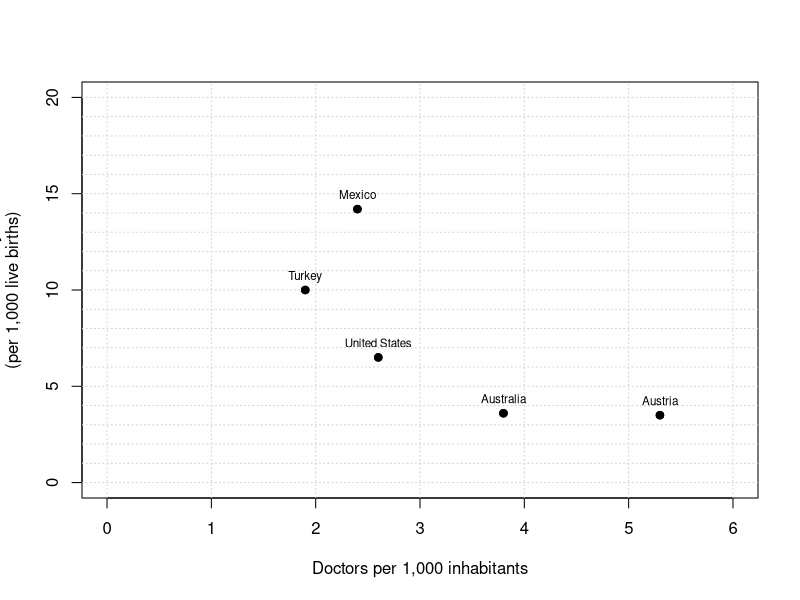
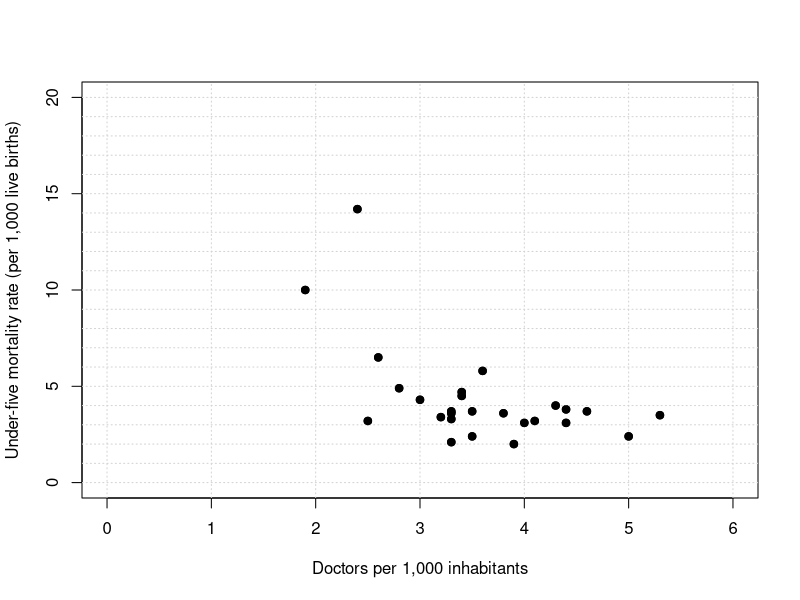
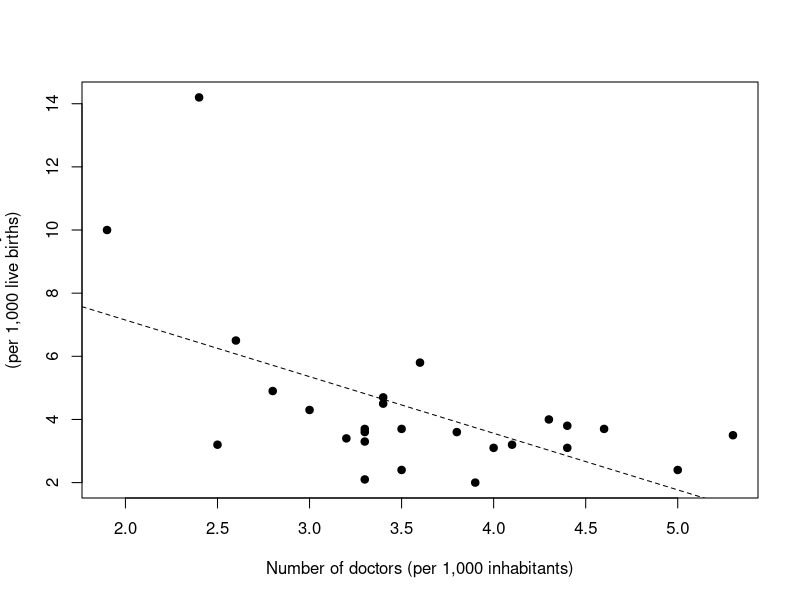

The R source for these figures, in order:
###############################################################################
# EDUC 641: Relationship between two continuous variables
###############################################################################

# Helpful printing:
options(digits = 4)

###############################################################################
# Part 0. Packages and datasets
###############################################################################

# Hmisc for rcorr()

# Install first if needed, for example:
# install.packages("Hmisc")

require(Hmisc)

# Import datasets used in the slides
# Make sure to adjust the paths below

infant_df <- read.csv("./resources/datasets/infant_mortality.csv",
                      header = TRUE)

lifeexp_df <- read.csv("./resources/datasets/life_expectancy.csv",
                       header = TRUE)

# Quick preview:
head(infant_df)
str(infant_df)

head(lifeexp_df)
str(lifeexp_df)

###############################################################################
# Part 1. Scatterplots in base R
###############################################################################

# Example: 2019 OECD data
# Variables:
#   doctor : physicians per 1,000 inhabitants
#   infmor : under-five mortality rate per 1,000 live births

# Scatterplot for a small subset of countries

subset_idx <- c(1, 2, 24, 26, 17) 
infant_subset <- infant_df[subset_idx, ]

# Basic scatterplot with labels for countries

plot(infant_subset$doctor,
     infant_subset$infmor,
     xlab = "Doctors per 1,000 inhabitants",
     ylab = "Under-five mortality rate\n(per 1,000 live births)",
     xlim = c(0, 6),
     ylim = c(0, 20),
     pch  = 19)

# Add dashed grid lines (horizontal and vertical)
abline(h = seq(0, 20, 1), v = seq(0, 6, 1),
       lty = "dotted", col = "lightgray")

# Re-plot points on top so they are not hidden by grid
points(infant_subset$doctor,
       infant_subset$infmor,
       pch = 19)

# Add text labels next to points
text(infant_subset$doctor,
     infant_subset$infmor,
     labels = infant_subset$country,
     pos = 3, cex = 0.7)

# Scatterplot for ALL countries
plot(infant_df$doctor,
     infant_df$infmor,
     xlab = "Doctors per 1,000 inhabitants",
     ylab = "Under-five mortality rate (per 1,000 live births)",
     xlim = c(0, 6),
     ylim = c(0, 20),
     pch  = 19)

abline(h = seq(0, 20, 1), v = seq(0, 6, 1),
       lty = "dotted", col = "lightgray")

points(infant_df$doctor,
       infant_df$infmor,
       pch = 19)

###############################################################################
# Part 2. Covariance and Correlation
###############################################################################

x <- infant_df$doctor
y <- infant_df$infmor
N <- length(x)

# Compute covariance using cov() in base R

cov(x = x, 
    y = y,
    method = "pearson")

# Compute correlation using cor() in base R

cor(x = x,
    y = y,
    method = "pearson")

###############################################################################
# Inference for correlation: t-test, p-value, Hmisc::rcorr()
###############################################################################

# We test:
#   H0: rho = 0 (no linear association in the population)

# Sampling distribution: t with df = N - 2
#   t = r * sqrt( (N - 2) / (1 - r^2) )

r <- cor(x, y)
N <- length(x)

t_value <- r * sqrt((N - 2) / (1 - r^2))
t_value

df <- N - 2
df

# Two-sided p-value: P(T >= t_value)*2

p_value <- 2 * pt(q = t_value,
                  df = df,
                  lower.tail = TRUE)
p_value

  # Interpretation:
  #   If p < .05, we reject H0 and conclude the correlation
  #   is significantly different from 0.

# Using rcorr() from Hmisc
# rcorr() requires a matrix; it returns correlations (r), N, and p-values.

rcorr_single <- rcorr(x = x,
                      y = y,
                      type = "pearson")
rcorr_single

# rcorr() reports:
#   - r: 2x2 correlation matrix
#   - n: sample size used
#   - P: p-value for test of rho = 0 (always reports two sided)

###############################################################################
# Correlation matrix for multiple variables
###############################################################################

# Example: life expectancy dataset
# Variables:
#   adult_mortality
#   under_five_deaths
#   measles
#   polio
#   diphtheria

life_sub1 <- lifeexp_df[, c("adult_mortality",
                            "under_five_deaths",
                            "measles",
                            "polio",
                            "diphtheria")]

# Correlation matrix with cor()
my_corr1 <- cor(life_sub1,
                method = "pearson")

my_corr1
round(my_corr1, 2)

# Correlation matrix with rcorr()

rcorr_mat1 <- rcorr(as.matrix(life_sub1))

# Correlations:
rcorr_mat1$r

# Sample sizes for each pair:
rcorr_mat1$n

# p-values:
rcorr_mat1$P


###############################################################################
# Missing data in correlations: listwise vs pairwise deletion
###############################################################################

# Example with life expectancy variables

life_sub2 <- lifeexp_df[, c("life_expectancy",
                            "bmi",
                            "percentage_expenditure",
                            "gdp",
                            "hepatitis_b")]

cor(life_sub2)



# Listwise deletion:
corr_listwise_life <- cor(life_sub2,
                          use = "complete.obs")
round(corr_listwise_life, 2)

# How many complete cases were used?
n_complete_life <- nrow(na.omit(life_sub2))
n_complete_life

# Pairwise deletion:
corr_pairwise_life <- cor(life_sub2,
                          use = "pairwise.complete.obs")
round(corr_pairwise_life, 2)

# rcorr() always uses pairwise deletion and reports N for each pair:
rcorr_life <- rcorr(as.matrix(life_sub2))
rcorr_life$r  # correlations
rcorr_life$n  # Ns
rcorr_life$P  # p-values

###############################################################################
# Simple linear regression (brief introduction)
###############################################################################

# Fit the best-fitting line (least squares) with lm()

model1 <- lm(infmor ~ doctor,
             data = infant_df)

model1  # prints intercept and slope

# Plot data + fitted regression line
plot(infant_df$doctor,
     infant_df$infmor,
     xlab = "Number of doctors (per 1,000 inhabitants)",
     ylab = "Under-five mortality rate\n(per 1,000 live births)",
     pch  = 19)

abline(model1, lty = 2)  # adds the fitted regression line

# Inference for regression coefficients: summary()
summary(model1)

# summary(model1) reports:
#   - Estimate: b0 (intercept), b1 (slope)
#   - Std. Error, t value, Pr(>|t|)
#   - Multiple R-squared: proportion of variance in Y explained by X
